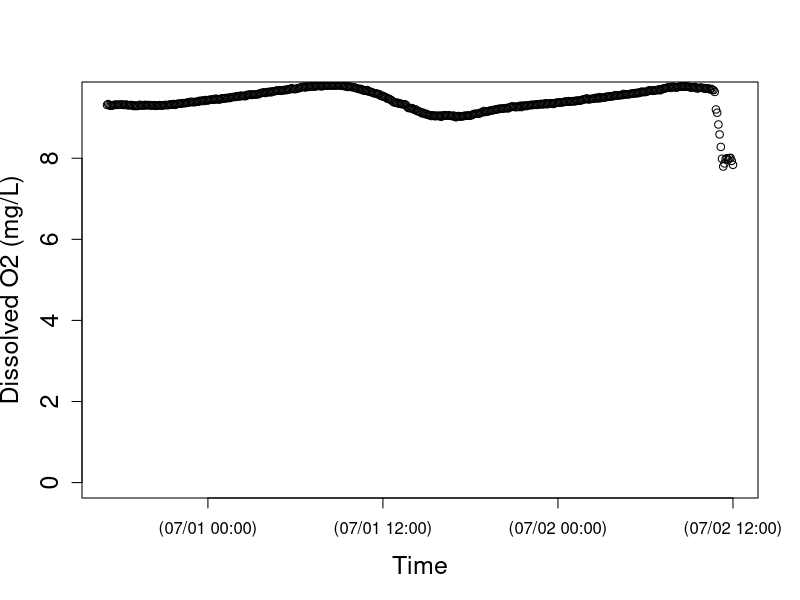
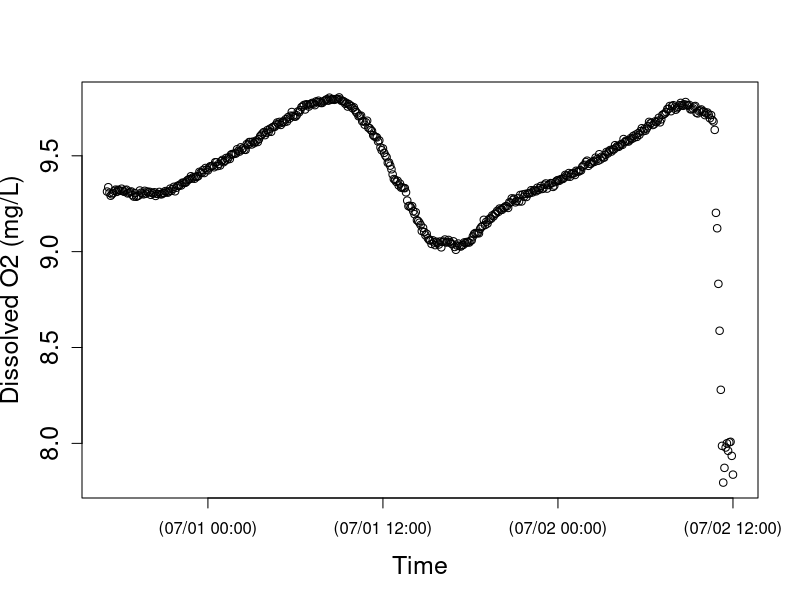

Recreate these plots in R, in order. (Note: this script raises an error after producing the figures.)
setwd("N:/Thesis.N/FreshStart_trans/TempLight_trans/TempLightSum18_trans/SW30jun18")
install.packages("chron")
library(chron)
StreamData=read.table("SW30jun18.txt",header=TRUE)  	##time is in seconds since 1970 and in UTC
StreamData$dtime<-chron(StreamData$time/86400)-(7/24)
## Check new chron object dtime and O2 data
## here is where you can target and remove outliers if you want to check before running models 
plot(StreamData$dtime, StreamData$oxy,cex.lab=1.5, cex.axis=1.5, lwd=1,ylim=c(0,9.5), xlab="Time",ylab="Dissolved O2 (mg/L)")
plot(StreamData$dtime, StreamData$oxy,cex.lab=1.5, cex.axis=1.5, lwd=1, xlab="Time",ylab="Dissolved O2 (mg/L)")

# END data important and management
# [2] LOAD O2 SATURATION FUNCTION

osat<- function(temp, bp) {
  
  tstd<-log((298.15-temp) / (273.15 + temp))
  
  a0<-2.00907
  a1<-3.22014
  a2<-4.0501
  a3<-4.94457
  a4<- -0.256847
  a5<- 3.88767
  
  u<-10^(8.10765-(1750.286/(235+temp)))
  
  sato<-(exp(a0 + a1*tstd + a2*tstd^2 + a3*tstd^3 + a4*tstd^4+a5*tstd^5))*((bp-u)/(760-u))*1.42905
  sato
}

#end of function
# END loading O2 SAT calc #
# [3] LOAD BAROMETRIC PRESSURE FUNCTION
## Function to correct barometric pressure for altitude. From Colt (2012).
## This function gives bp in mmHg for altitude given nearby measurement of standardized barometric pressure. 
## temp is degC 
## alt is m
## bpst is in inches of Hg and the sort of data you will find from U.S. weather stations.  Delete the *25.4 if you in the rest of the world where pressure is given in metric units
####function returns mm of Hg
bpcalc<- function(bpst, alt) {
  bpst*25.4*exp((-9.80665*0.0289644*alt)/(8.31447*(273.15+15)))
}
#end of function
# END loading BP calc function ####### 
# [4] LOAD GAS EXCHANGE (K) FUNCTIONS
# NOTE: The functions you use will depend on the methods used to estimate K (O2, propane, SF6). The temperature correction (Kcor) is embedded in the models below, but the Kcor function must be loaded into R before running the model.
# UNITS are day^(-1)
## This code does the opposite of Kcor below; it estimates K600 for KO2 at a given temperature. From Wanninkhof (1992).
K600fromO2<-function (temp, KO2) {
  ((600/(1800.6 - (120.1 * temp) + (3.7818 * temp^2) - (0.047608 * temp^3)))^-0.5) * KO2
}
#end of function
# This calculates K600 from K measured in a propane addition. From Raymond et al. (2012).
K600frompropane<-function (temp, Kpropane) {
  ((600/(2864 - (154.14 * temp) + (3.791 * temp^2) - (0.0379 * temp^3)))^-0.5) * Kpropane
}
#end of function
# This calculates K600 from K measured in a SF6 addition. From Raymond et al. (2012).
K600fromSF6<-function(temp, KSF6) {
  ((600/(3255.3-(217.13*temp)+(6.837*temp^2)-(0.08607*temp^3)))^-0.5)*KSF6
}
#end of function
# This function calculates KO2 at any given tempertaure from K600. via schmidt number scaling.  The scaling equation if From JÃ¤hne et al. (1987), Schmidt number conversions from Wanninkhof et al. 1992.
Kcor<-function (temp,K600){
  K600/(600/(1800.6-(temp*120.1)+(3.7818*temp^2)-(0.047608*temp^3)))^-0.5
}
#end of function
# END loading K functions
# [5] NIGHTTIME REGRESSION to estimate K -- OPTIONAL
### nighttime regression code to estimate K. Approach as in Hornberger and Kelly (1975).
## o2 file is your oxygen data (defined in subsetting)
## bp is barometric pressure in mm Hg for your site, 
## ts is the time step in MINUTES (not days as in metabolism code below)

nightreg<-function(o2file, bp, ts){
  
  temp<-o2file$temp
  oxy<-o2file$oxy
  
  # moving average on oxy data
  oxyf1<-filter(o2file$oxy,rep(1/3,3), sides=2)
  
  # trim the ends of the oxy data
  oxyf2<- oxyf1[c(-1,-length(oxyf1))]
  
  # calculate delO/delt; convert to units of days by ts in min-1*1440
  deltaO2<-((oxyf2[-1]-oxyf2[-length(oxyf2)])/ts)*1440
  
  # Trim the first two and last one from the temp data to match the filter oxy data
  temptrim<-temp[c(-2:-1,-length(temp))]
  
  # calc the dodef
  satdef<-osat(temptrim,bp)-oxyf2[-1]
  
  # fit linear model and plot using linear model fitting (lm) and abline functions in R stats package
  nreg<-lm(deltaO2~satdef)
  plot(satdef,deltaO2)
  abline(nreg)
  
  # use coef function in R stats package to get lm coefficients
  coeff<-coef(nreg)
  
  # output gives lm coeff and K600 (converted from nighttime regression estimate of KO2)
  out<-list(coeff, K600fromO2(mean(temp), coeff[2]))
  out
  
}
#end of function
# NOTE: this approach works better for some sites/dates than others; always check that your model fit is good and that your K600 estimate makes sense!
#Call as:  The first argument in the function defines when to pull data.  In this case on 10/27/204 (for spring creek) between 18:05 and 23:00

nightreg(StreamData[StreamData$dtime>=as.numeric(chron(dates="07/19/17", times="18:10:00")) & StreamData$dtime<=as.numeric(chron(dates="07/21/17", times="10:00:00")), ], bp=660, ts=10)
# END nighttime regression calculation of K #
# check that light makes sense
plot(StreamData$dtime, StreamData$light,cex.lab=1.5, cex.axis=1.5, lwd=1, xlab="Time",ylab="PAR (umol photons/s/m2)")
# END light
# [7] MODEL v1 - RIVERMETABK; solves for GPP, ER, AND K
##
# [7a] LOAD RIVERMETABK functions
###########################################

## VERSION 1 of possible metabolism model

##### now estimate metabolism

## parameter names (and units) for BOTH rivermetab functions (solving for or fixing K600):
## oxy.mod = modeled O2 (mg/L)
## oxy = O2 data (mg/L)
## MET[1] = GPP = estimated daily gross primary production (g O2 m-2 d-1); + flux of O2 production
## MET[2] = ER = estimated daily ecosystem respiration (g O2 m-2 d-1); - flux of O2 consumption 
## MET[3] = K = estimated K600 (d-1)
## z = estimated site depth (m)
## Kcor = KO2 corrected for temperature, calculated from K600 (d-1)
## bp = barometric pressure (mmHg)
## temp = water temperature (C)
## light = PAR data (or modlight from above light function)
## ts = time step of O2 data from logger (10 min intervals --> units are day, so 10/1440=0.06944)

# Model to calculate GPP, ER and K simultaneously
# This model is advantageous in the sense that one can estimate K from the data, but beware that it may be an overparameterized model.  
# Note that you have the opportunity below to use your light data or modeled light (here as data$light estimated for spring creek and french creek with the light model function above). You decide and modify the function and data names accordingly.

# rivermetabK is the master function that calls the MLE function (onestationmleK) and plotting function (onestationplot) below
rivermetabK<-function(o2file, z, bp, ts){
  
  ##pull data out of loaded o2file (subset in CALL function) and give it a name. 
  temp<-o2file$temp
  oxy<-o2file$oxy
  light<-o2file$light
  
  ##This calls onestationmleK (below) to calculate metabolism by non-linear minimization. We use nlm() function in R stats package; for more information see "help(nlm)"  The first argument is the function to be minimized, the second defines the starting values.  The function that is minimized (onestationmleK, see below) always has as its first argument, a vector of parameters (MET), and second argument a vector of starting values for those parameters, p=c(3,-5, 10).
  
  river.mle<-nlm(onestationmleK, p=c(3,-5, 10), oxy=oxy, z=z,temp=temp,light=light, bp=bp, ts=ts)
  
  ##plot modeled and measaured O2 given MLE estimates of GPP, ER, and K600.  It calls a function below onestationplot()
  
  onestationplot(GPP=river.mle$estimate[1], ER=river.mle$estimate[2],oxy=oxy,z=z,temp=temp,light=light, K=river.mle$estimate[3], bp=bp, ts=ts)
  
  ##return GPP, ER, K600, and MLE values
  b <- list(GPP=river.mle$estimate[1], ER=river.mle$estimate[2], K600=river.mle$estimate[3], neglogL=river.mle$minimum[1])
  b
}
# end of function
# This function returns the negative log likelihood value given O2 data and estimates of GPP, ER, and K (which is vector MET); is included in master rivermetabK function above
onestationmleK<-function(MET,temp, oxy, light, z, bp, ts) {
  
  # create new vector for modeled O2
  oxy.mod<-numeric(length(data))
  # give starting value from oxygen data; this is the only time O2 data is used to model GPP and ER
  oxy.mod[1]<-oxy[1]
  
  # this is the metabolism equation as in Van de Bogert et al 2007 L&OMethods
  for (i in 2:length(oxy)) {oxy.mod[i]<-oxy.mod[i-1]+((MET[1]/z)*(light[i]/sum(light)))+ MET[2]*ts/z+(Kcor(temp[i],MET[3]))*ts*(osat(temp[i],bp)-oxy.mod[i-1]) }
  
  ##below is MLE calculation; output is -log likelihood
  # diff in measured and modeled O2
  sqdiff<-(oxy-oxy.mod)^2 
  # likelihood function
  L <- length(oxy) * (log(((sum(sqdiff)/length(oxy))^0.5))+0.5*log(6.28)) + ((2*sum(sqdiff)/length(oxy))^-1) * sum(sqdiff)
  L
}
# end of function
# this function plots modeled O2 and O2 data from estimates of daily GPP, ER, and K; is included in master rivermetabK function above
# Calls same metabolism equation as in mle function, but plots modeled O2 as a function of GPP, ER, and K estimates from mle
# use this to visually assess your model estimates (should be good agreement between modeled and measured O2)
onestationplot<-function(GPP, ER, oxy, z, temp, K, light, bp, ts) {
  
  oxy.mod<-numeric(length(oxy))
  oxy.mod[1]<-oxy[1]
  
  # this is the metabolism equation as in Van de Bogert et al (2007) L&OMethods
  for (i in 2:length(oxy)) { oxy.mod[i]<-oxy.mod[i-1]+((GPP/z)*(light[i]/sum(light)))+ ER*ts/z+(Kcor(temp[i],K))*ts*(osat(temp[i],bp)-oxy.mod[i-1]) }
  
  plot(seq(1:length(oxy)),oxy.mod, type="l",xlab="Time", ylab="Dissolved oxygen  (mg/L)", cex.lab=1.5, cex.axis=1.5, lwd=2 )
  points(seq(1:length(oxy)),oxy)
}
# end of function

####### END LOADING rivermetabK function #
# [7b] CALL RIVERMETABK function
###########################################

## Call as:  z is depth in m, bp is im mmHg, ts is time steps in days.

# for spring creek data; 10/28/14
rivermetab<-function(o2file, z, bp, ts, K){
  
  ##pull data out of loaded o2file (subset in CALL function) and give it a name. 
  temp<-o2file$temp
  oxy<-o2file$oxy
  light<-o2file$light
  
  ##calculate metabolism by non linear minimization of MLE function (below)
  river.mle<-nlm(onestationmle, p=c(3,-5), oxy=oxy, z=z,temp=temp,light=light, bp=bp, ts=ts, K=K)
  
  ##plot data; uses same plot function as given for rivermetabK above (relisted below to keep each model as own unit)
  onestationplot(GPP=river.mle$estimate[1], ER=river.mle$estimate[2],oxy=oxy,z=z,temp=temp,light=light, K=K, bp=bp, ts=ts)
  
  ##return GPP, ER, and MLE value
  b<-list(GPP= river.mle$estimate[1], ER= river.mle$estimate[2],  neglogL= river.mle$minimum[1])
  b
}
# end of function

# function returns the likelihood value given O2 data and estimates of GPP, ER (which is vector MET); is included in master rivermetab function above; K600 is fixed
onestationmle<-function(MET,temp, oxy, light, z, bp, ts, K) {
  
  oxy.mod<-numeric(length(data))
  oxy.mod[1]<-oxy[1]
  
  # this is the metabolism equation as in Van de Bogert et al 2007 L&OMethods
  for (i in 2:length(oxy)) {oxy.mod[i]<-oxy.mod[i-1]+((MET[1]/z)*(light[i]/sum(light)))+ MET[2]*ts/z+(Kcor(temp[i],K))*ts*(osat(temp[i],bp)-oxy.mod[i-1]) }
  
  ## below is MLE calculation; output is likelihood
  # diff in measured and modeled O2
  sqdiff<-(oxy-oxy.mod)^2 
  # likelihood function
  L <- length(oxy)*(log(((sum(sqdiff)/length(oxy))^0.5)) +0.5*log(6.28)) + ((2*sum(sqdiff)/length(oxy))^-1)*sum(sqdiff)
  L
}
#end of function

# (As in rivermetabK)
# this function plots modeled O2 and O2 data from estimates of daily GPP and ER; is included in master rivermetab function above
# Calls same metabolism equation as in mle function, but plots modeled O2 as a function of GPP, ER estimates from mle
# use this to visually assess your model estimates (should be good agreement between modeled and measured O2)
onestationplot<-function(GPP, ER, oxy, z, temp, K, light, bp, ts) {
  
  oxy.mod<-numeric(length(oxy))
  oxy.mod[1]<-oxy[1]
  
  # this is the metabolism equation as in Van de Bogert et al (2007) L&OMethods
  for (i in 2:length(oxy)) { oxy.mod[i]<-oxy.mod[i-1]+((GPP/z)*(light[i]/sum(light)))+ ER*ts/z+(Kcor(temp[i],K))*ts*(osat(temp[i],bp)-oxy.mod[i-1]) }
  
  plot(seq(1:length(oxy)),oxy.mod, type="l",xlab="Time", ylab="Dissolved oxygen  (mg/L)", cex.lab=1.5, cex.axis=1.5, lwd=2 )
  points(seq(1:length(oxy)),oxy)
 
  print(summary(lm(oxy~oxy.mod)))
  
}
# end of function
####### END loading rivermetab function ####### 
## Call as:  z is depth in m, bp is im mmHg, ts is time steps in days.

# 5 MIN timestep!! literature k600 values based on slope
rivermetab(o2file=StreamData[StreamData$dtime>=as.numeric(chron(
  dates="06/30/18", times="17:10:00")) & StreamData $dtime<=as.numeric(chron(
    dates="07/02/18", times="10:30:00")), ], 
  z=0.050, 
  bp=710, 
  ts=0.0034722, 
  K=249.141758










)
# 10 MIN timestep!! literature k600 values based on slope
rivermetab(o2file=StreamData[StreamData$dtime>=as.numeric(chron(
  dates="06/30/18", times="17:10:00")) & StreamData $dtime<=as.numeric(chron(
    dates="07/02/18", times="10:30:00")), ], 
  z=0.050, 
  bp=710, 
  ts=0.0069444, 
  K=99.966963)

# 5 MIN timestep!! my derived k600 values based on velocity
rivermetab(o2file=StreamData[StreamData$dtime>=as.numeric(chron(
  dates="06/30/18", times="17:10:00")) & StreamData $dtime<=as.numeric(chron(
  dates="07/02/18", times="10:30:00")), ], 
  z=0.050, 
  bp=710, 
  ts=0.0034722, 
  K=44.0134600)
# 10 MIN timestep!! my derived k600 values based on velocity
rivermetab(o2file=StreamData[StreamData$dtime>=as.numeric(chron(
  dates="06/30/18", times="17:10:00")) & StreamData $dtime<=as.numeric(chron(
    dates="07/02/18", times="10:30:00")), ], 
  z=0.050, 
  bp=710, 
  ts=0.0069444, 
  K=44.0134600)

# 5 MIN timestep!! full model as is 
rivermetabK(o2file=StreamData[ StreamData $dtime>=as.numeric(chron(
  dates="06/30/18", times="17:10:00")) & StreamData $dtime<=as.numeric(chron(
  dates="07/02/18", times="10:30:00")), ], 
  z=0.050, 
  bp=710, 
  ts=0.003472)
